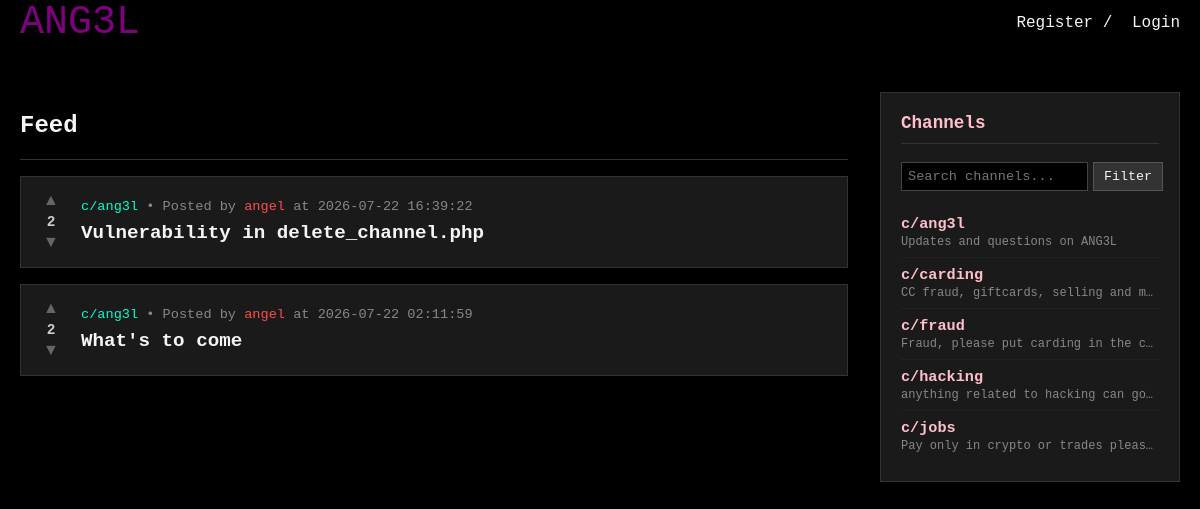
The app's page /test.php, older data.
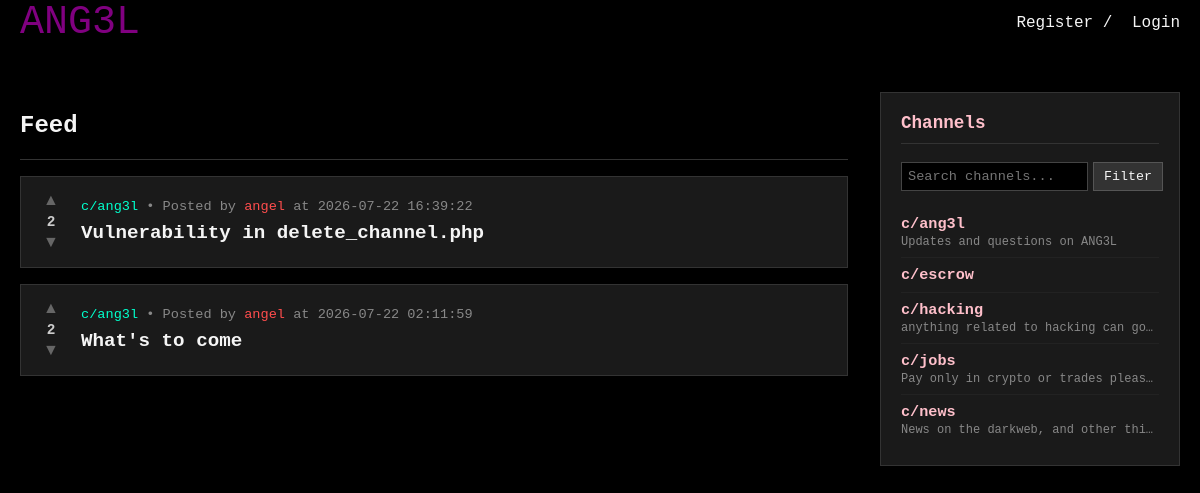
The same page, newer data.
### tables this page shows
CREATE TABLE posts (
    id INTEGER PRIMARY KEY AUTOINCREMENT,
    subchannel_id INTEGER NOT NULL,
    user_id INTEGER NOT NULL,
    title TEXT NOT NULL,
    body TEXT NOT NULL,
    votes_count INTEGER DEFAULT 0,
    created_at DATETIME DEFAULT CURRENT_TIMESTAMP,
    FOREIGN KEY (subchannel_id) REFERENCES subchannels(id) ON DELETE CASCADE,
    FOREIGN KEY (user_id) REFERENCES users(id) ON DELETE CASCADE
);

CREATE TABLE subchannels (
    id INTEGER PRIMARY KEY AUTOINCREMENT,
    name TEXT UNIQUE NOT NULL,
    description TEXT,
    created_by INTEGER,
    created_at DATETIME DEFAULT CURRENT_TIMESTAMP,
    FOREIGN KEY (created_by) REFERENCES users(id) ON DELETE SET NULL
);

CREATE TABLE users (
    id INTEGER PRIMARY KEY AUTOINCREMENT,
    username TEXT UNIQUE NOT NULL,
    password_hash TEXT NOT NULL,
    is_admin INTEGER DEFAULT 0,
    created_at DATETIME DEFAULT CURRENT_TIMESTAMP
, role TEXT DEFAULT 'member', karma INTEGER DEFAULT 0);

### db.php (called while the page is built, shortened)
<?php
if (!function_exists('getRoleColor')) {
    function getRoleColor($role) {
        switch ($role) {
            case 'admin': return '#FF4D4D';
        }
    }
}

### public/test.php (the view, shortened to what this page needs)
<?php
require_once __DIR__ . '/../db.php';
$channel_search = trim($_GET['c_search'] ?? '');
if (!empty($channel_search)) {
    $stmt_channels = $db->prepare("SELECT name, description FROM subchannels WHERE name LIKE ? ORDER BY name ASC");
    $stmt_channels->execute(['%' . $channel_search . '%']);
} else {
    $stmt_channels = $db->query("SELECT name, description FROM subchannels ORDER BY name ASC");
}
$channels = $stmt_channels->fetchAll(PDO::FETCH_ASSOC);
$current_logged_in_user = $_SESSION['user_id'] ?? '';
$stmt = $db->prepare("
    SELECT p.*, u.username, u.role, c.name as channel_name,
    (SELECT vote_type FROM votes WHERE user_id = ? AND post_id = p.id) as user_vote
    FROM posts p
    JOIN users u ON p.user_id = u.id
    JOIN subchannels c ON p.subchannel_id = c.id
    ORDER BY p.created_at DESC
    LIMIT 20
");
$stmt->execute([$current_logged_in_user]);
$posts = $stmt->fetchAll(PDO::FETCH_ASSOC);
?>
<!DOCTYPE html>
<html>
<head>
    <link rel="stylesheet" type="text/css" href="/css/header.css">
    <link rel="stylesheet" type="text/css" href="/css/index.css">
</head>
<body>
    <?php include __DIR__ . '/../includes/header.php'; ?>
    <div class="wrapper">
        <div class="feed-container">
            <h2>Feed</h2>
            <hr style="border: 0; border-top: 1px solid #333; margin: 1rem 0;">
            <?php if (empty($posts)): ?>
                <p style="color: gray;">No posts found yet. Be the first to post!</p>
            <?php else: ?>
                <?php foreach ($posts as $post): ?>
                    <div class="post-card" data-post-id="<?php echo $post['id']; ?>">
                        <div class="vote-section">
                            <form action="/vtest.php" method="POST" style="display: inline;">
                                <button type="submit" class="vote-btn upvote <?php echo ($post['user_vote'] == 1) ? 'active' : ''; ?>">▲</button>
                            </form>
                            <span class="vote-count" id="vote-count-<?php echo $post['id']; ?>"><?php echo $post['votes_count']; ?></span>
                            <form action="/vtest.php" method="POST" style="display: inline;">
                                <button type="submit" class="vote-btn downvote <?php echo ($post['user_vote'] == -1) ? 'active' : ''; ?>">▼</button>
                            </form>
                        </div>
                        <div class="post-content">
                            <div class="meta">
                                <a class="channel-link" href="/c/<?php echo htmlspecialchars($post['channel_name'], ENT_QUOTES, 'UTF-8'); ?>">c/<?php echo htmlspecialchars($post['channel_name'], ENT_QUOTES, 'UTF-8'); ?></a>
                                • Posted by
                                <a href="/u/<?php echo htmlspecialchars($post['username'], ENT_QUOTES, 'UTF-8'); ?>" style="color: <?php echo getRoleColor($post['role']); ?>; text-decoration: none;">
                                    <?php echo htmlspecialchars($post['username'], ENT_QUOTES, 'UTF-8'); ?>
                                </a>
                                at <?php echo $post['created_at']; ?>
                            </div>
                            <a class="post-title" href="/post.php?id=<?php echo $post['id']; ?>"><?php echo htmlspecialchars($post['title'], ENT_QUOTES, 'UTF-8'); ?></a>
                        </div>
                    </div>
                <?php endforeach; ?>
            <?php endif; ?>
        </div>
        <div class="sidebar">
            <h3>Channels</h3>
            <form method="GET" action="index.php">
                <input type="text" name="c_search" placeholder="Search channels..." value="<?php echo htmlspecialchars($channel_search, ENT_QUOTES, 'UTF-8'); ?>">
                <button type="submit">Filter</button>
            </form>
            <ul class="channel-list">
                <?php if (empty($channels)): ?>
                    <li style="color: gray; font-size: 0.85rem; text-align: center; padding: 10px 0;">No channels found.</li>
                <?php else: ?>
                    <?php foreach ($channels as $chan): ?>
                        <li>
                            <a class="sidebar-c-link" href="/c/<?php echo htmlspecialchars($chan['name'], ENT_QUOTES, 'UTF-8'); ?>">c/<?php echo htmlspecialchars($chan['name'], ENT_QUOTES, 'UTF-8'); ?></a>
                            <?php if (!empty($chan['description'])): ?>
                                <p class="channel-desc"><?php echo htmlspecialchars($chan['description'], ENT_QUOTES, 'UTF-8'); ?></p>
                            <?php endif; ?>
                        </li>
                    <?php endforeach; ?>
                <?php endif; ?>
            </ul>
        </div>
    </div>
</body>
</html>

Row changes from the older to the newer data that the page shows:
removed subchannels: name "carding", description "CC fraud, giftcards, selling and m…"
removed subchannels: name "fraud", description "Fraud, please put carding in the c…"
added subchannels: name "escrow"
added subchannels: name "news", description "News on the darkweb, and other thi…"
